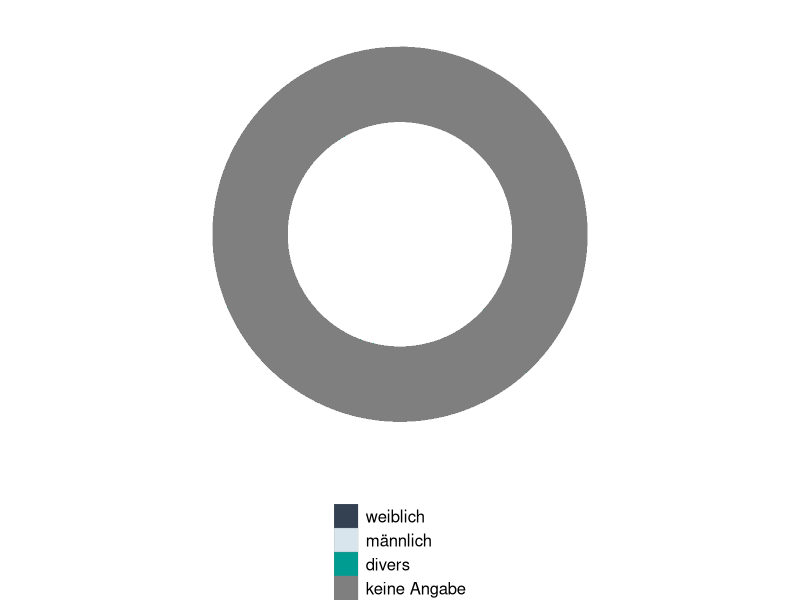
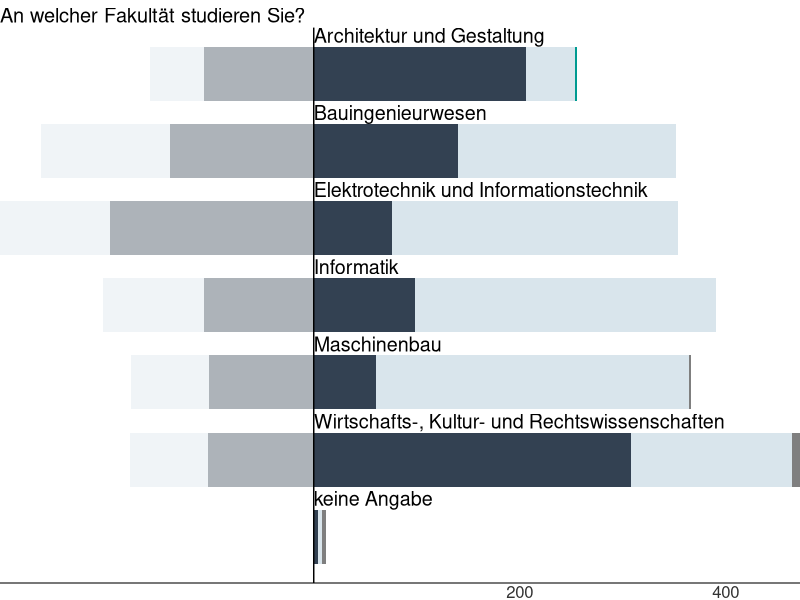
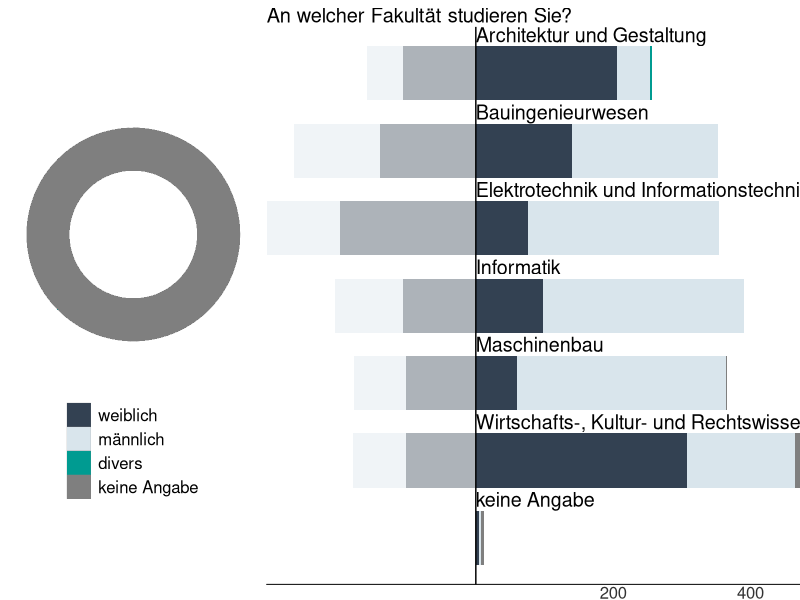
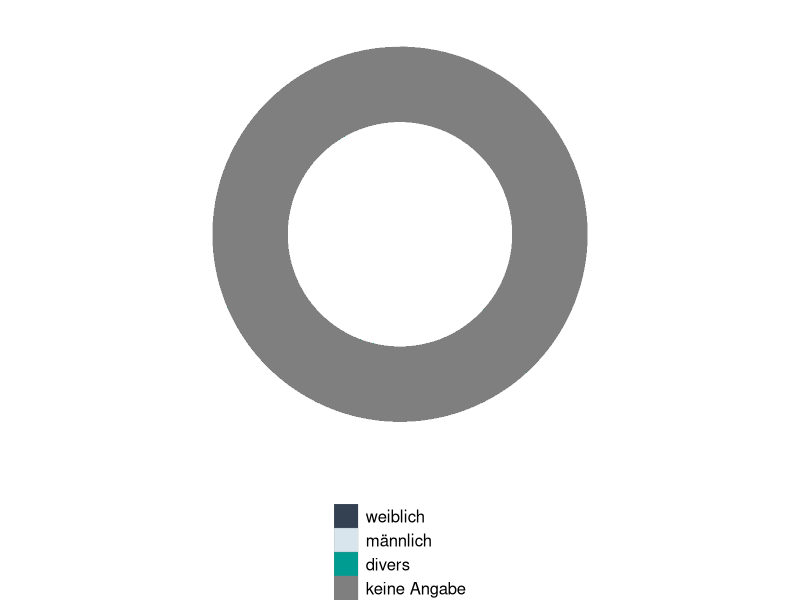
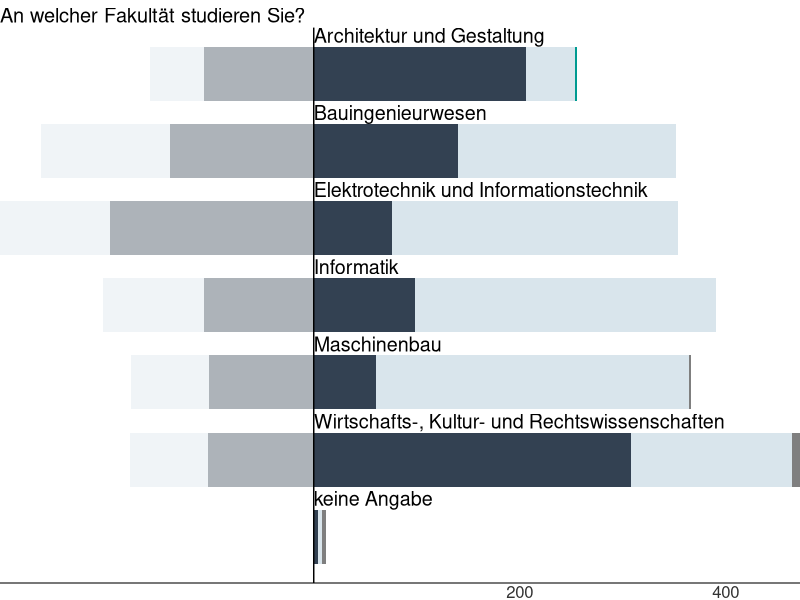

Generate these figures, in order, with R: (Note: this script raises an error after producing the figures.)
library(tidyverse)
library(reshape2)
library(stringr)
library(cowplot)

setwd("~/03_Outreach/dataviz/konstanz")

full_data = read.csv("data/processed/data_renamed.csv") %>%
  select(-X)

#utils
dark_blue = "#334152"
soft_blue = "#d9e5ec"
teal = "#009b91"

lookup_names = read.csv("data/processed/names_sauber.csv", header = TRUE) %>%
  mutate(long_to_short = paste0("\"", lang, "\"", " = ", "\"", kurz, "\""),
         short_to_long = paste0("\"", kurz, "\"", " = ", "\"", lang, "\""))

codes_gender = data.frame(code = c(1, 2, 3, 4),
                          gender = c("weiblich", "männlich", "divers", "keine Angabe"))

codes_faculty = data.frame(code = c(1, 2, 3, 4, 5, 6, 7),
                          faculty = c("Architektur und Gestaltung", "Bauingenieurwesen", "Elektrotechnik und Informationstechnik", 
                                     "Informatik", "Maschinenbau", "Wirtschafts-, Kultur- und Rechtswissenschaften", "keine Angabe"))

#Mit welchem Geschlecht identifizieren Sie sich?

df_gender = full_data %>%
  select(Q2.1) %>%
  filter(!is.na(Q2.1)) %>%
  melt(variable.name = "1") %>%
  mutate(gender = codes_gender$gender[match(value, codes_gender$code)])

df_gender$gender = factor(df_gender$gender,
                          levels = codes_gender$gender)

df = table(df_gender$gender) %>%
  melt(value.name = "count", variable.name = "gender") %>%
  rename("gender" = "Var1") %>%
  mutate(fraction = count/sum(count))
df = df %>%
  mutate(ymax = cumsum(fraction)) %>%
  mutate(ymin = c(0, head(df$ymax, n = -1)))

(p1 = ggplot(data = df, aes(ymax=ymax, ymin=ymin, xmax=4, xmin=3, fill=gender)) + theme_void() +
  scale_y_continuous(name = "") +
  scale_x_continuous(limits = c(1.5, 4)) +
  scale_fill_manual(values = c("weiblich" = dark_blue, "männlich" = soft_blue, "divers" = teal, "keine Angabe" = "grey50"),
                    name = "") +
  coord_polar(theta = "y") +
  geom_rect( color = "grey50", linewidth = .05) +
  theme(text = element_text(size = 15),
        legend.position = "bottom",
        legend.direction = "vertical"))
ggsave("reports/figures/geschlecht.png", dpi = 700)

#An welcher Fakultät studieren Sie?
df_all_students = data.frame(faculty = c("Architektur und Gestaltung", "Bauingenieurwesen", 
                                         "Elektrotechnik und Informationstechnik", "Informatik", "Maschinenbau", 
                                         "Wirtschafts-, Kultur- und Rechtswissenschaften"),
                             total_female = c(187 + 117 + 58 + 25, 63 + 28 + 47 + 63,
                                        2 + 1 + 17 + 18 + 13 + 7 + 19, 38 + 57 + 56 + 16 + 17, 
                                        32 + 2 + 25 + 17 + 10 + 15 + 1 + 4 + 12, 
                                        154 + 167 + 64 + 36 + 28 + 14 + 32 + 22 + 28 + 29 + 29),
                             total = c(301 + 155 + 92 + 31, 237 + 112 + 127 + 63,
                                       38 + 15 + 211 + 154 + 51 + 64 + 63, 271 + 263 + 109 + 90 + 45,
                                       16 + 276 + 29 + 252 + 63 + 5 + 52 + 99 + 29 + 51 + 57,
                                       315 + 260 + 112 + 46 + 57 + 31 + 39 + 27 + 60 + 1 + 39 + 44)) %>%
  mutate(total_other = total - total_female)
                             
                             
df_faculty = full_data %>%
  select(Q2.2, Q2.1) %>%
  filter(!is.na(Q2.2),
         !is.na(Q2.1)) %>%
  mutate(faculty = codes_faculty$faculty[match(Q2.2, codes_faculty$code)],
         gender = codes_gender$gender[match(Q2.1, codes_gender$code)]) %>%
  group_by(faculty, gender) %>%
  summarize(value = n()) %>%
  dcast(faculty ~ gender) %>%
  full_join(df_all_students) %>%
  replace(is.na(.), 0) %>%
  rename("m" = "männlich",
         "kA" = "keine Angabe") %>%
  mutate(share_female = weiblich/total_female,
         share_other = (m + kA + divers)/total_other) %>%
  mutate(across(.cols = everything(), ~ ifelse(is.infinite(.x), 0, .x))) %>%
  rename("männlich" = "m",
         "keine Angabe" = "kA") %>%
  melt(measure.vars = c("share_female", "share_other"), variable.name = "share", value.name = "share_value") %>%
  melt(measure.vars = codes_gender$gender, variable.name = "gender", value.name = "students") %>%
  mutate(share_value = - share_value*100)
  
df_faculty$faculty = factor(df_faculty$faculty,
                          levels = rev(codes_faculty$faculty))

df_faculty$gender = factor(df_faculty$gender,
                          levels = rev(codes_gender$gender))

df_faculty$share = factor(df_faculty$share, level = rev(c("share_female", "share_other")))

(p2 = ggplot(data = df_faculty, aes(x = faculty)) + theme_void() + ggtitle("An welcher Fakultät studieren Sie?") +
  geom_bar(aes(y = students, fill = gender), stat = "identity", width = 0.7) +
  geom_bar(aes(y = share_value, fill = share), stat = "identity", alpha = .4,  width = 0.7) +
  geom_text(aes(y = 0, label = faculty, x = factor(faculty)), size = 5,
            hjust = 0, nudge_x = 0.5, check_overlap = TRUE) +
  coord_flip() +
  geom_hline(yintercept = 0) +
  scale_y_continuous(expand = c(0,0), breaks = c(200, 400)) +
  scale_fill_manual(values = c("weiblich" = dark_blue, "männlich" = soft_blue, "divers" = teal, "keine Angabe" = "grey50", 
                               "share_female" = dark_blue, "share_other" = soft_blue),
                    name = "") +
  theme(axis.text.x = element_text(color = "grey20"),
        axis.line.x = element_line(),
        legend.position = "None",
        text = element_text(size = 12)) +
  guides(fill = guide_legend(reverse=T)))

ggsave("reports/figures/fakultät.png", dpi = 700)

plot_grid(p1, p2, rel_widths = c(1,2))

#what happended
main_question = c("Q3.1", "Q3.5", "Q3.9", "Q3.13", "Q3.17", "Q3.21", "Q3.25", "Q3.29", "Q3.33", "Q3.37", "Q3.41", "Q3.45", "Q3.49", "Q3.53", "Q3.57")
long_names= lookup_names$lang[match(main_question, lookup_names$kurz)]

#absolute values
df_incident = full_data %>% 
  select(all_of(main_question), "Q2.1") %>%
  mutate(gender = codes_gender$gender[match(Q2.1, codes_gender$code)]) %>%
  select(-Q2.1) %>%
  filter_all(any_vars(. == 1)) %>%
  melt(id.vars = c("gender")) %>%
  filter(!is.na(value),
         !is.na(variable),
         !is.na(gender))

ggplot() + theme_void() +
  coord_flip() +
  scale_x_discrete(labels =str_wrap(str_replace_all(long_names, "foo" , " "), width = 70), expand = c(0,0)) + #induce line break
  scale_y_continuous(expand = c(0,0), limits = c(0, 200), breaks = c(50, 100, 150)) +
  geom_bar(data = df_incident[df_whitness$value == 1,], stat = "identity", 
           aes(x = variable, y = value, fill = gender)) +
  theme(legend.position = "None",
        axis.text = element_text(color = "grey20"),
        axis.line = element_line()) +
  scale_fill_manual(values = c("weiblich" = dark_blue, "männlich" = soft_blue, "divers" = teal, "keine Angabe" = "grey50"), name = "")
  annotate("text", x = 3, y = 155, label = "60 %  berichten dass in ihrer Nähe unangenehme Kommentare \nmit sexuell aufgeladenen inhalten gemacht wurden", color = "grey20") +
  annotate("text", x = 15, y = 50, label = "X Personen berichten von sexuell aufgeladenen Kommentaren", color = "grey20")

  
ggsave("reports/figures/wasistpassiert.png", dpi = 700)

#zeugen

main_question = c("Q4.1", "Q4.7", "Q4.13", "Q4.19", "Q4.25", "Q4.31", "Q4.37", "Q4.43", 
                  "Q4.49", "Q4.55", "Q4.61", "Q4.67", "Q4.73", "Q4.79")
long_names= lookup_names$lang[match(main_question, lookup_names$kurz)]

#absolute values
df_whitness = full_data %>% 
  select(all_of(main_question), "Q2.1") %>%
  mutate(gender = codes_gender$gender[match(Q2.1, codes_gender$code)]) %>%
  select(-Q2.1) %>%
  filter_all(any_vars(. == 1)) %>%
  melt(id.vars = c("gender")) %>%
  filter(!is.na(value),
         !is.na(variable),
         !is.na(gender))

ggplot() + theme_void() +
  coord_flip() +
  scale_x_discrete(labels =str_wrap(str_replace_all(long_names, "foo" , " "), width = 70), expand = c(0,0)) + #induce line break
  scale_y_continuous(expand = c(0,0), limits = c(0, 200), breaks = c(50, 100, 150)) +
  geom_bar(data = df_whitness[df_whitness$value == 1,], stat = "identity", 
           aes(x = variable, y = value, fill = gender)) +
  theme(legend.position = "None",
        axis.text = element_text(color = "grey20"),
        axis.line = element_line()) +
  scale_fill_manual(values = c("weiblich" = dark_blue, "männlich" = soft_blue, "divers" = teal, "keine Angabe" = "grey50"), name = "")
annotate("text", x = 3, y = 155, label = "60 %  berichten dass in ihrer Nähe unangenehme Kommentare \nmit sexuell aufgeladenen inhalten gemacht wurden", color = "grey20") +
  annotate("text", x = 15, y = 50, label = "X Personen berichten von sexuell aufgeladenen Kommentaren", color = "grey20")

ggsave("reports/figures/zeugen.png", dpi = 700)

#textlabel mit häufigster und seltenste idee
#combinations? can't put it in same plot, it will be way to many -> maybe string plot just to show which ones appear together?
#cluster analysis? which questions cluster?
#circular graph: from weightened adjacency matrix https://stackoverflow.com/questions/73896306/circular-graph-diagram-with-ggplot-in-r


#Vorfälle insgesamt pro Fakultät

#Wie was ist passiert aber mit ver hat etwas gesehen -> oder gleich kombiniert?

#tätergruppen

